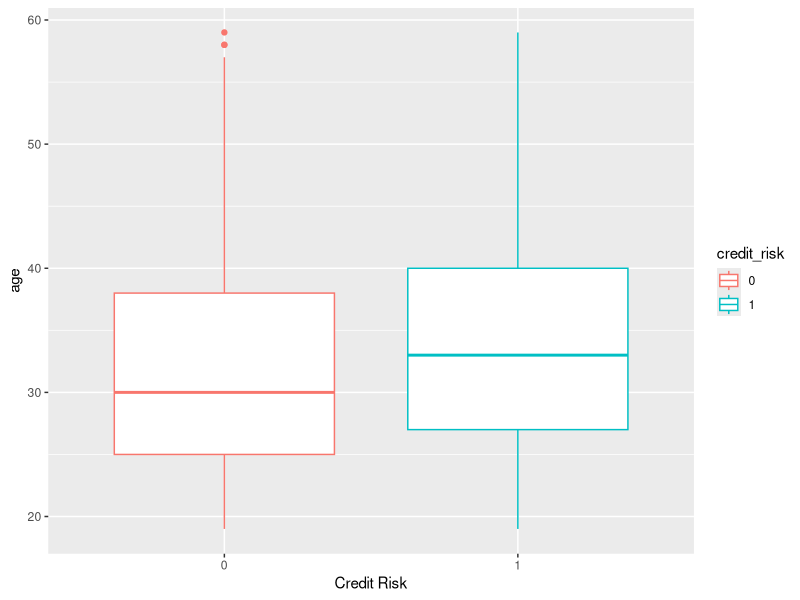
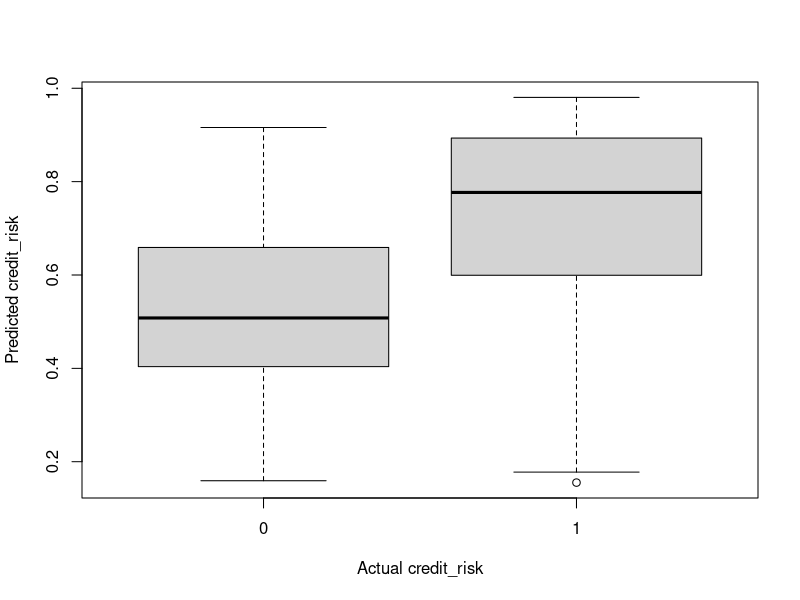
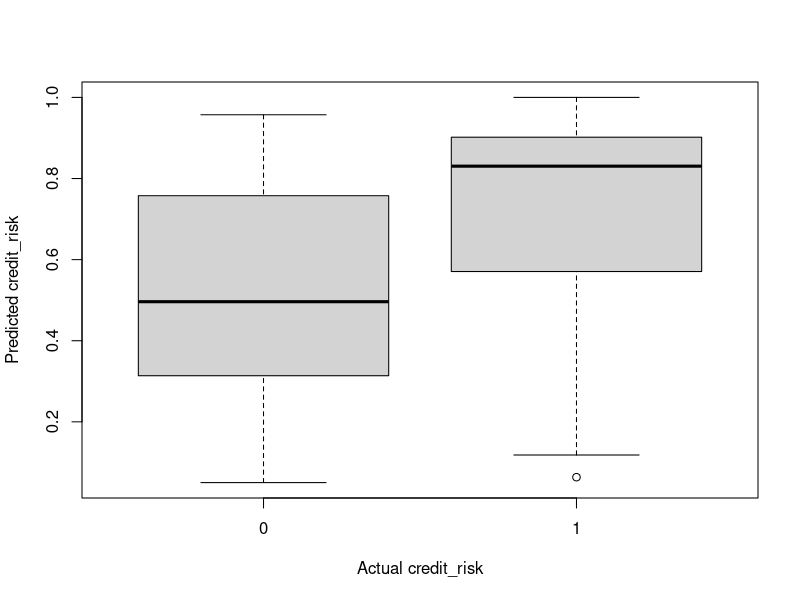
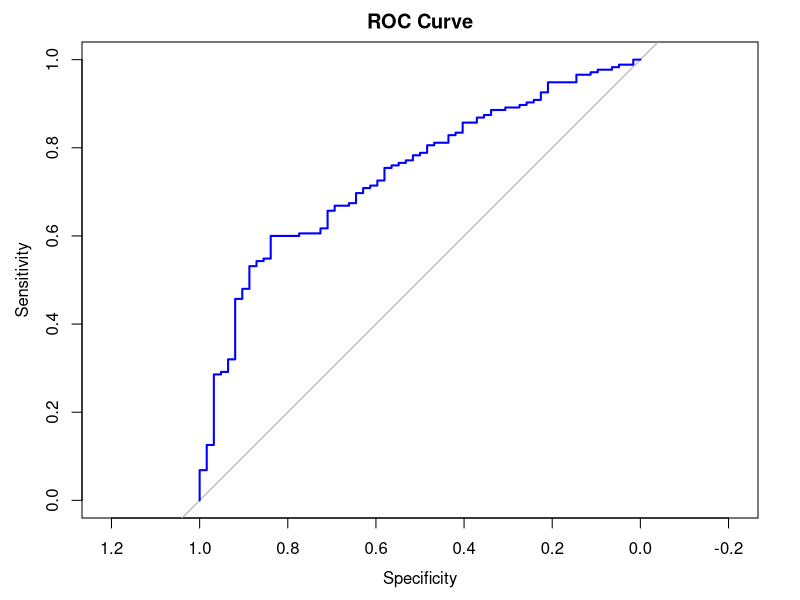

The R source for these figures, in order:
## ---- chunk 1
library(boot)
library(pROC)
library(ROCR)
library(ggplot2)
## ---- chunk 2
data.credit = read.csv("Credit.csv")
# Transform categorical variables
data.credit$credit_risk = as.factor(data.credit$credit_risk)
data.credit$status  = as.factor(data.credit$status)
data.credit$savings = as.factor(data.credit$savings)
data.credit$property = as.ordered(data.credit$property)
data.credit$other_installment_plans = as.factor(data.credit$other_installment_plans)
# Remove outliers of age
data.credit = subset(data.credit, age < 60)
ggplot(data.credit, aes(x=as.factor(credit_risk), y=age, color=credit_risk)) +
      geom_boxplot() + xlab("Credit Risk")
## ---- chunk 3
set.seed(1006742107)

n = nrow(data.credit)
index = sample(n, round(0.75 * n), replace = FALSE)
traindata = data.credit[index, ]
testdata = data.credit[-index, ]
## ---- chunk 4
step(glm(credit_risk ~ 1, family = binomial, data = traindata), scope = 
       ~status + duration + savings + property + age +
       other_installment_plans, direction = "forward", test = "Chisq")
## ---- chunk 5
step(glm(credit_risk ~status + duration + savings + property + age + 
           other_installment_plans, family = binomial, data = traindata), test = "Chisq")
## ---- chunk 6
bestmodel.1 = glm(credit_risk ~status + duration + savings + property + age + other_installment_plans, family = binomial, data = traindata)
summary(bestmodel.1)
## ---- chunk 7
pred.1 = predict(bestmodel.1, newdata = testdata)
plot(testdata$credit_risk, inv.logit(pred.1), xlab = "Actual credit_risk", ylab = "Predicted credit_risk")
## ---- chunk 8
bestmodel.3 <- step(glm(credit_risk ~ 1, family = binomial, data = traindata), scope = ~status * duration * savings * property * age * other_installment_plans, direction = "forward", test = "Chisq")
## ---- chunk 9
pred.3 <- predict(bestmodel.3, newdata = testdata)
plot(testdata$credit_risk, inv.logit(pred.3), xlab = "Actual credit_risk", ylab = "Predicted credit_risk")
roc(testdata$credit_risk~inv.logit(pred.3), plot=TRUE, main="ROC Curve", col="blue")
auc(testdata$credit_risk~inv.logit(pred.3))
